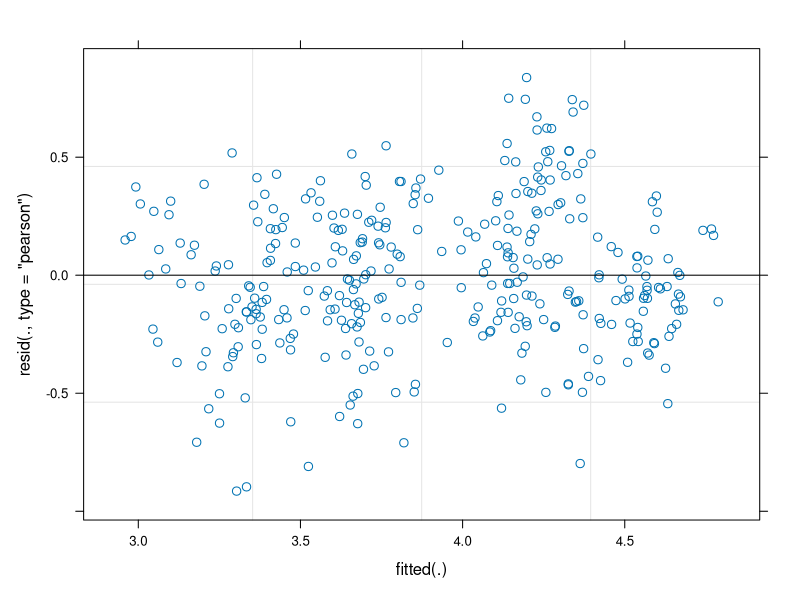
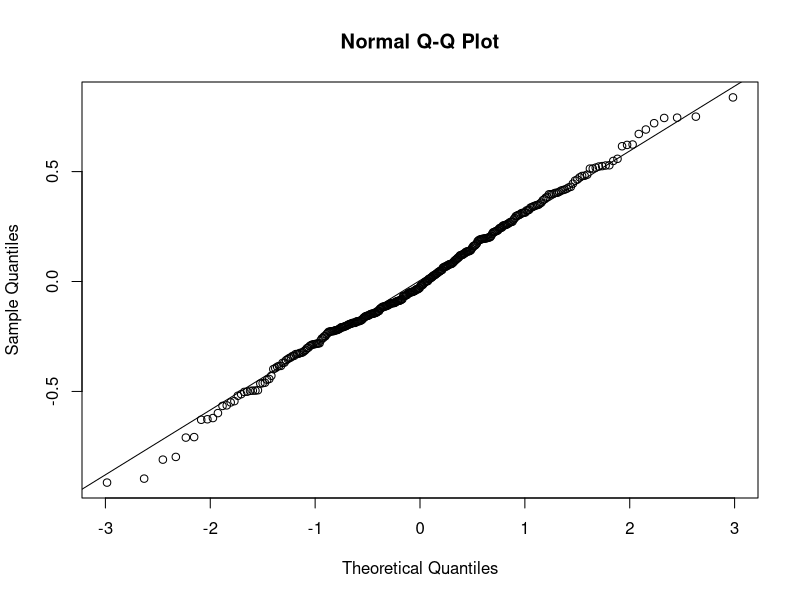

These charts were generated, in order, by the following R code: (Note: this script raises an error after producing the figures.)
#####################################################################
# Libraries and file read in
#####################################################################
# Libraries
library(tidyverse)
library(lme4)
library(ggpubr)

# Read .csv file
photo_traits <- read.csv("../data/TT24_photo_traits.csv") %>% 
  mutate(gm.trt = factor(gm.trt, levels = c( "weeded", "ambient")))

# Define a function for bootstrapping model predictions
predict_function <- function(fit) {
  # Define the new data for prediction
  trt_df <- expand.grid(
    doy = seq(100, 250, by = 1),
    gm.trt = levels(photo_traits$gm.trt)
  )
  
  # Return raw predictions for each bootstrap sample
  predict(fit, newdata = trt_df, re.form = NA)
}

# Make placeholder to merge bootstrapped estimates to
trt_df_placeholder <- expand.grid(
  doy = seq(100, 250, by = 1),
  gm.trt = levels(photo_traits$gm.trt))

# Set seed for reproducibility
set.seed(10)

#####################################################################
# Vcmax25 - Tri (does not account for size... yet)
#####################################################################
photo_traits$vcmax25[c(281, 296, 452)] <- NA

vcmax25_tri <- lmer(log(vcmax25) ~ gm.trt * doy + (1|id), 
                    data = subset(photo_traits, spp == "Tri" & ci > 0))

# Check model assumptions
plot(vcmax25_tri)
qqnorm(residuals(vcmax25_tri))
qqline(residuals(vcmax25_tri))
densityPlot(residuals(vcmax25_tri))
shapiro.test(residuals(vcmax25_tri))
outlierTest(vcmax25_tri)

# Bootstrap model predictions to get 1000 Vcmax values per doy for
# each of gm.trt == "ambient" and gm.trt == "weeded"
vcmax25_tri_boot <- bootMer(
  vcmax25_tri,
  predict_function,
  nsim = 1000,
  type = "parametric")

# Extract bootstrapped predictions
vcmax25_tri_boot_preds <- vcmax25_tri_boot$t  
# Each column contains bootstrapped values (n = 1000) for each row 
# in `trt_df_placeholder`

# Combine bootstrapped predictions with doy and gm.trt descriptorys
full_vcmax25_tri_boot_data <- data.frame(t(vcmax25_tri_boot_preds)) %>% 
  cbind(trt_df_placeholder) %>%
  dplyr::select(doy, gm.trt, X1:X1000) %>%
  mutate(spp = "Tri",
         across(X1:X1000, \(x) exp(x))) # Backtransform estimates to response scale
head(full_vcmax25_tri_boot_data)

# Move bootstrap data to long-format for easy load into climate dataset
vcmax25_tri_boot_data_long <- full_vcmax25_tri_boot_data %>%
  pivot_longer(cols = X1:X1000, 
               names_to = "boot_iter", 
               values_to = "Vcmax25_est")

# View full bootstrap prediction data sheet for Trillium Vcmax25
head(vcmax25_tri_boot_data_long)

# Quick plot - does this look similar to original plot?
ggplot(data = vcmax25_tri_boot_data_long, 
       aes(x = doy, y = Vcmax25_est, fill = gm.trt)) +
  geom_point(shape = 21, alpha = 0.2) + 
  labs(x = "Day of Year", y = expression("V"["cmax25_pred"]*" ("*mu*"mol m"^"-2"*"s"^"-1"*")"),
       fill = expression(italic("Alliaria")* " treatment")) +
  theme_bw(base_size = 18)
# Yes!

#####################################################################
# Jmax25 - Tri (does not account for size... yet)
#####################################################################
photo_traits$jmax25[c(296)] <- NA

jmax25_tri <- lmer(log(jmax25) ~ gm.trt * doy + (1|id), 
                          data = subset(photo_traits, spp == "Tri" & ci > 0))

# Check model assumptions
plot(jmax25_tri)
qqnorm(residuals(jmax25_tri))
qqline(residuals(jmax25_tri))
densityPlot(residuals(jmax25_tri))
shapiro.test(residuals(jmax25_tri))
outlierTest(jmax25_tri)

# Bootstrap model predictions to get 1000 Jmax values per doy for
# each of gm.trt == "ambient" and gm.trt == "weeded"
jmax25_tri_boot <- bootMer(
  jmax25_tri,
  predict_function,
  nsim = 1000,
  type = "parametric")

# Extract bootstrapped predictions
jmax25_tri_boot_preds <- jmax25_tri_boot$t  
# Each column contains bootstrapped values (n = 1000) for each row 
# in `trt_df_placeholder`

# Combine bootstrapped predictions with doy and gm.trt descriptorys
full_jmax25_tri_boot_data <- data.frame(t(jmax25_tri_boot_preds)) %>% 
  cbind(trt_df_placeholder) %>%
  dplyr::select(doy, gm.trt, X1:X1000) %>%
  mutate(spp = "Tri",
         across(X1:X1000, \(x) exp(x))) # Backtransform estimates to response scale
head(full_jmax25_tri_boot_data)

# Move bootstrap data to long-format for easy load into climate dataset
jmax25_tri_boot_data_long <- full_jmax25_tri_boot_data %>%
  pivot_longer(cols = X1:X1000, 
               names_to = "boot_iter", 
               values_to = "Jmax25_est")

# View full bootstrap prediction data sheet for Trillium Vcmax25
head(jmax25_tri_boot_data_long)

# Quick plot - does this look similar to original plot?
ggplot(data = jmax25_tri_boot_data_long, 
       aes(x = doy, y = Jmax25_est, fill = gm.trt)) +
  geom_point(shape = 21, alpha = 0.2) + 
  labs(x = "Day of Year", y = expression("J"["max25_pred"]*" ("*mu*"mol m"^"-2"*"s"^"-1"*")"),
       fill = expression(italic("Alliaria")* " treatment")) +
  theme_bw(base_size = 18)
# Yes!

#####################################################################
# Ci - Tri (does not account for size... yet)
#####################################################################
ci_tri <- lmer(ci ~ gm.trt * doy + (1|id), 
                    data = subset(photo_traits, spp == "Tri" & ci > 0))

# Check model assumptions
plot(ci_tri)
qqnorm(residuals(ci_tri))
qqline(residuals(ci_tri))
densityPlot(residuals(ci_tri))
shapiro.test(residuals(ci_tri))
outlierTest(ci_tri)

# Bootstrap model predictions to get 1000 Vcmax values per doy for
# each of gm.trt == "ambient" and gm.trt == "weeded"
ci_tri_boot <- bootMer(
  ci_tri,
  predict_function,
  nsim = 1000,
  type = "parametric"
)

# Extract bootstrapped predictions
ci_tri_boot_preds <- ci_tri_boot$t  
# Each column contains bootstrapped values (n = 1000) for each row 
# in `trt_df_placeholder`

# Combine bootstrapped predictions with doy and gm.trt descriptors
full_ci_tri_boot_data <- data.frame(t(ci_tri_boot_preds)) %>% 
  cbind(trt_df_placeholder) %>%
  dplyr::select(doy, gm.trt, X1:X1000) %>%
  mutate(spp = "Tri")
head(full_ci_tri_boot_data)

# Move bootstrap data to long-format for easy load into climate dataset
ci_tri_boot_data_long <- full_ci_tri_boot_data %>%
  pivot_longer(cols = X1:X1000, 
               names_to = "boot_iter", 
               values_to = "Ci_est")

# View full bootstrap prediction data sheet for Trillium Vcmax25
head(ci_tri_boot_data_long)

# Quick plot - does this look similar to original plot?
ggplot(data = ci_tri_boot_data_long, 
       aes(x = doy, y = Ci_est, fill = gm.trt)) +
  geom_point(shape = 21, alpha = 0.2) + 
  labs(x = "Day of Year", y = expression("C"["i_pred"]*" ("*mu*"mol mol"^"-1"*")"),
       fill = expression(italic("Alliaria")* " treatment")) +
  theme_bw(base_size = 18)
# Yes!

#####################################################################
# Vcmax25 - Mai (does not account for size... yet)
#####################################################################
vcmax25_mai <- lmer(log(vcmax25) ~ gm.trt * doy + (1 | id), 
                    data = subset(photo_traits, spp == "Mai" & ci > 0))

# Check model assumptions
plot(vcmax25_mai)
qqnorm(residuals(vcmax25_mai))
qqline(residuals(vcmax25_mai))
densityPlot(residuals(vcmax25_mai))
shapiro.test(residuals(vcmax25_mai))
outlierTest(vcmax25_mai)

# Bootstrap model predictions to get 1000 Vcmax values per doy for
# each of gm.trt == "ambient" and gm.trt == "weeded"
vcmax25_mai_boot <- bootMer(
  vcmax25_mai,
  predict_function,
  nsim = 1000,
  type = "parametric"
)

# Extract bootstrapped predictions
vcmax25_mai_boot_preds <- vcmax25_mai_boot$t  
# Each column contains bootstrapped values (n = 1000) for each row 
# in `trt_df_placeholder`

# Combine bootstrapped predictions with doy and gm.trt descriptorys
full_vcmax25_mai_boot_data <- data.frame(t(vcmax25_mai_boot_preds)) %>% 
  cbind(trt_df_placeholder) %>%
  dplyr::select(doy, gm.trt, X1:X1000) %>%
  mutate(spp = "Mai",
         across(X1:X1000, \(x) exp(x))) # Backtransform estimates to response scale
head(full_vcmax25_mai_boot_data)

# Move bootstrap data to long-format for easy load into climate dataset
vcmax25_mai_boot_data_long <- full_vcmax25_mai_boot_data %>%
  pivot_longer(cols = X1:X1000, 
               names_to = "boot_iter", 
               values_to = "Vcmax25_est")

# View full bootstrap prediction data sheet for Trillium Vcmax25
head(vcmax25_mai_boot_data_long)

# Quick plot - does this look similar to original plot?
ggplot(data = vcmax25_mai_boot_data_long, 
       aes(x = doy, y = Vcmax25_est, fill = gm.trt)) +
  geom_point(shape = 21, alpha = 0.2) + 
  labs(x = "Day of Year", y = expression("V"["cmax25_pred"]*" ("*mu*"mol m"^"-2"*"s"^"-1"*")"),
       fill = expression(italic("Alliaria")* " treatment")) +
  theme_bw(base_size = 18)
# Yes!

#####################################################################
# Jmax25 - Mai (does not account for size... yet)
#####################################################################
jmax25_mai <- lmer(log(jmax25) ~ gm.trt * doy + (1|id), 
                   data = subset(photo_traits, spp == "Mai" & ci > 0))

# Check model assumptions
plot(jmax25_mai)
qqnorm(residuals(jmax25_mai))
qqline(residuals(jmax25_mai))
densityPlot(residuals(jmax25_mai))
shapiro.test(residuals(jmax25_mai))
outlierTest(jmax25_mai)

# Bootstrap model predictions to get 1000 Jmax values per doy for
# each of gm.trt == "ambient" and gm.trt == "weeded"
jmax25_mai_boot <- bootMer(
  jmax25_mai,
  predict_function,
  nsim = 1000,
  type = "parametric")

# Extract bootstrapped predictions
jmax25_mai_boot_preds <- jmax25_mai_boot$t  
# Each column contains bootstrapped values (n = 1000) for each row 
# in `trt_df_placeholder`

# Combine bootstrapped predictions with doy and gm.trt descriptors
full_jmax25_mai_boot_data <- data.frame(t(jmax25_mai_boot_preds)) %>% 
  cbind(trt_df_placeholder) %>%
  dplyr::select(doy, gm.trt, X1:X1000) %>%
  mutate(spp = "Mai",
         across(X1:X1000, \(x) exp(x))) # Backtransform estimates to response scale
head(full_jmax25_mai_boot_data)

# Move bootstrap data to long-format for easy load into climate dataset
jmax25_mai_boot_data_long <- full_jmax25_mai_boot_data %>%
  pivot_longer(cols = X1:X1000, 
               names_to = "boot_iter", 
               values_to = "Jmax25_est")

# View full bootstrap prediction data sheet for Maianthemum Jmax25
head(jmax25_mai_boot_data_long)

# Quick plot - does this look similar to original plot?
ggplot(data = jmax25_mai_boot_data_long, 
       aes(x = doy, y = Jmax25_est, fill = gm.trt)) +
  geom_point(shape = 21, alpha = 0.2) + 
  labs(x = "Day of Year", y = expression("J"["max25_pred"]*" ("*mu*"mol m"^"-2"*"s"^"-1"*")"),
       fill = expression(italic("Alliaria")* " treatment")) +
  theme_bw(base_size = 18)
# Yes!

#####################################################################
# Ci - Mai (does not account for size... yet)
#####################################################################
photo_traits$ci[c(367, 392, 790, 791, 820)] <- NA
photo_traits$ci[c(171, 393, 450)] <- NA

ci_mai <- lmer(ci ~ gm.trt * doy + (1|id), 
               data = subset(photo_traits, spp == "Mai" & ci > 0))

# Check model assumptions
plot(ci_mai)
qqnorm(residuals(ci_mai))
qqline(residuals(ci_mai))
densityPlot(residuals(ci_mai))
shapiro.test(residuals(ci_mai))
outlierTest(ci_mai)

# Bootstrap model predictions to get 1000 Vcmax values per doy for
# each of gm.trt == "ambient" and gm.trt == "weeded"
ci_mai_boot <- bootMer(
  ci_mai,
  predict_function,
  nsim = 1000,
  type = "parametric")

# Extract bootstrapped predictions
ci_mai_boot_preds <- ci_mai_boot$t  
# Each column contains bootstrapped values (n = 1000) for each row 
# in `trt_df_placeholder`

# Combine bootstrapped predictions with doy and gm.trt descriptors
full_ci_mai_boot_data <- data.frame(t(ci_mai_boot_preds)) %>% 
  cbind(trt_df_placeholder) %>%
  dplyr::select(doy, gm.trt, X1:X1000) %>%
  mutate(spp = "Mai")
head(full_ci_mai_boot_data)

# Move bootstrap data to long-format for easy load into climate dataset
ci_mai_boot_data_long <- full_ci_mai_boot_data %>%
  pivot_longer(cols = X1:X1000, 
               names_to = "boot_iter", 
               values_to = "Ci_est")

# View full bootstrap prediction data sheet for Trillium Vcmax25
head(ci_mai_boot_data_long)

# Quick plot - does this look similar to original plot?
ggplot(data = ci_mai_boot_data_long, 
       aes(x = doy, y = Ci_est, fill = gm.trt)) +
  geom_point(shape = 21, alpha = 0.2) + 
  labs(x = "Day of Year", y = expression("C"["i_pred"]*" ("*mu*"mol mol"^"-1"*")"),
       fill = expression(italic("Alliaria")* " treatment")) +
  theme_bw(base_size = 18)
# Yes!

#####################################################################
# Merge bootstrapped dataset for each
#####################################################################
tri_boot_model_params <- vcmax25_tri_boot_data_long %>%
  full_join(jmax25_tri_boot_data_long) %>%
  full_join(ci_tri_boot_data_long)

mai_boot_model_params <- vcmax25_mai_boot_data_long %>%
  full_join(jmax25_mai_boot_data_long) %>%
  full_join(ci_mai_boot_data_long)


boot_model_params <- tri_boot_model_params %>%
  full_join(mai_boot_model_params)

write.csv(boot_model_params, 
          "../data/c_budget/TT24_budget_params_without_size.csv",
          row.names = F)
